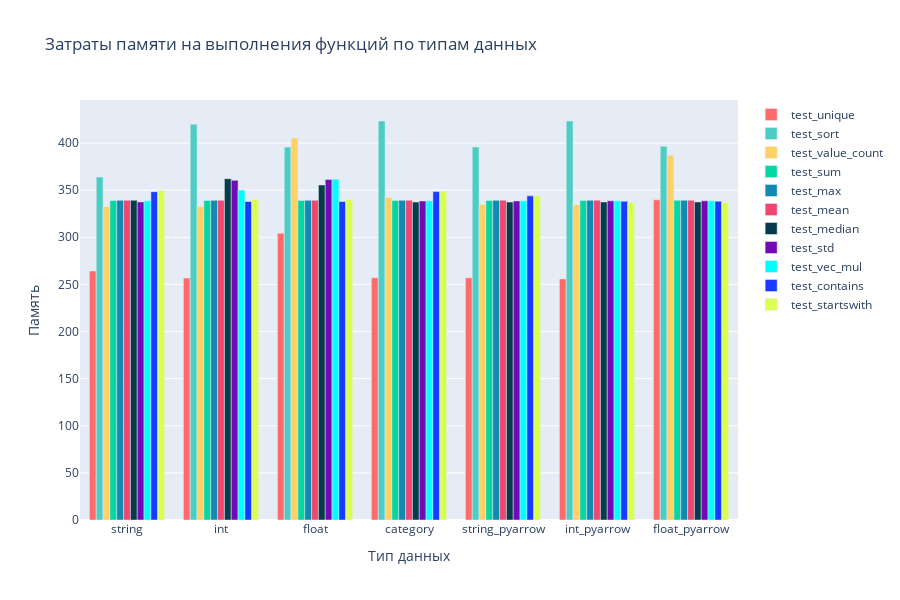

Notebook source saved alongside this figure:
### Code cell
# Создаем график для времени выполнения
fig_time = go.Figure()

# Цвета для функций
colors = {
    'test_unique': '#FF6B6B',
    'test_sort': '#4ECDC4',
    'test_value_count': '#FFD166',
    'test_sum': '#06D6A0',
    'test_max': '#118AB2',
    'test_mean': '#EF476F',
    'test_median': '#073B4C',
    'test_std': '#7209B7',
    'test_vec_mul': '#00FFFF',
    'test_contains': "#193BFF",
    'test_startswith': "#D9FF51",
}

# Добавляем trace для каждой функции
for func in benchmark_df_res['function'].unique():
    func_data = benchmark_df_res[benchmark_df_res['function'] == func]
    fig_time.add_trace(go.Bar(
        name=func,
        x=func_data['column'],
        y=func_data['memory'],
        marker_color=colors.get(func, 'gray'),
        text=[f'{t:.6f}' for t in func_data['memory']],
        textposition='auto',
    ))

fig_time.update_layout(
    title='Затраты памяти на выполнения функций по типам данных',
    xaxis_title='Тип данных',
    yaxis_title='Память',
    barmode='group',
    yaxis_type='linear',
    height=600,
    showlegend=True
)

fig_time.show()

### Figure 1 — Plotly figure (JSON) as saved in the notebook; plotly's stock layout.template omitted (floating-point values rounded to 4 significant figures)
{"data": [{"marker": {"color": "#FF6B6B"}, "name": "test_unique", "text": ["264.277344", "256.691406", "304.253906", "257.011719", "257.070312", "255.847656", "339.726562"], "textposition": "auto", "type": "bar", "x": ["string", "int", "float", "category", "string_pyarrow", "int_pyarrow", "float_pyarrow"], "y": [264.3, 256.7, 304.3, 257.0, 257.1, 255.8, 339.7]}, {"marker": {"color": "#4ECDC4"}, "name": "test_sort", "text": ["363.933594", "419.953125", "395.722656", "423.394531", "395.820312", "423.382812", "396.609375"], "textposition": "auto", "type": "bar", "x": ["string", "int", "float", "category", "string_pyarrow", "int_pyarrow", "float_pyarrow"], "y": [363.9, 420.0, 395.7, 423.4, 395.8, 423.4, 396.6]}, {"marker": {"color": "#FFD166"}, "name": "test_value_count", "text": ["332.718750", "332.718750", "405.343750", "342.273438", "334.722656", "334.738281", "386.921875"], "textposition": "auto", "type": "bar", "x": ["string", "int", "float", "category", "string_pyarrow", "int_pyarrow", "float_pyarrow"], "y": [332.7, 332.7, 405.3, 342.3, 334.7, 334.7, 386.9]}, {"marker": {"color": "#06D6A0"}, "name": "test_sum", "text": ["339.039062", "339.039062", "339.039062", "339.039062", "339.039062", "339.160156", "339.179688"], "textposition": "auto", "type": "bar", "x": ["string", "int", "float", "category", "string_pyarrow", "int_pyarrow", "float_pyarrow"], "y": [339.0, 339.0, 339.0, 339.0, 339.0, 339.2, 339.2]}, {"marker": {"color": "#118AB2"}, "name": "test_max", "text": ["339.179688", "339.191406", "339.191406", "339.191406", "339.191406", "339.238281", "339.261719"], "textposition": "auto", "type": "bar", "x": ["string", "int", "float", "category", "string_pyarrow", "int_pyarrow", "float_pyarrow"], "y": [339.2, 339.2, 339.2, 339.2, 339.2, 339.2, 339.3]}, {"marker": {"color": "#EF476F"}, "name": "test_mean", "text": ["339.261719", "339.265625", "339.265625", "339.265625", "339.265625", "339.285156", "339.285156"], "textposition": "auto", "type": "bar", "x": ["string", "int", "float", "category", "string_pyarrow", "int_pyarrow", "float_pyarrow"], "y": [339.3, 339.3, 339.3, 339.3, 339.3, 339.3, 339.3]}, {"marker": {"color": "#073B4C"}, "name": "test_median", "text": ["339.285156", "362.222656", "355.542969", "337.410156", "337.410156", "337.496094", "337.542969"], "textposition": "auto", "type": "bar", "x": ["string", "int", "float", "category", "string_pyarrow", "int_pyarrow", "float_pyarrow"], "y": [339.3, 362.2, 355.5, 337.4, 337.4, 337.5, 337.5]}, {"marker": {"color": "#7209B7"}, "name": "test_std", "text": ["337.542969", "360.445312", "361.402344", "338.613281", "338.613281", "338.675781", "338.679688"], "textposition": "auto", "type": "bar", "x": ["string", "int", "float", "category", "string_pyarrow", "int_pyarrow", "float_pyarrow"], "y": [337.5, 360.4, 361.4, 338.6, 338.6, 338.7, 338.7]}, {"marker": {"color": "#00FFFF"}, "name": "test_vec_mul", "text": ["338.679688", "350.128906", "361.578125", "338.679688", "338.679688", "338.804688", "338.824219"], "textposition": "auto", "type": "bar", "x": ["string", "int", "float", "category", "string_pyarrow", "int_pyarrow", "float_pyarrow"], "y": [338.7, 350.1, 361.6, 338.7, 338.7, 338.8, 338.8]}, {"marker": {"color": "#193BFF"}, "name": "test_contains", "text": ["348.398438", "337.988281", "337.988281", "348.492188", "343.992188", "338.253906", "338.253906"], "textposition": "auto", "type": "bar", "x": ["string", "int", "float", "category", "string_pyarrow", "int_pyarrow", "float_pyarrow"], "y": [348.4, 338.0, 338.0, 348.5, 344.0, 338.3, 338.3]}, {"marker": {"color": "#D9FF51"}, "name": "test_startswith", "text": ["349.726562", "340.167969", "340.167969", "348.757812", "343.980469", "336.664062", "336.664062"], "textposition": "auto", "type": "bar", "x": ["string", "int", "float", "category", "string_pyarrow", "int_pyarrow", "float_pyarrow"], "y": [349.7, 340.2, 340.2, 348.8, 344.0, 336.7, 336.7]}], "layout": {"barmode": "group", "height": 600, "showlegend": true, "title": {"text": "Затраты памяти на выполнения функций по типам данных"}, "xaxis": {"title": {"text": "Тип данных"}}, "yaxis": {"title": {"text": "Память"}, "type": "linear"}}}
